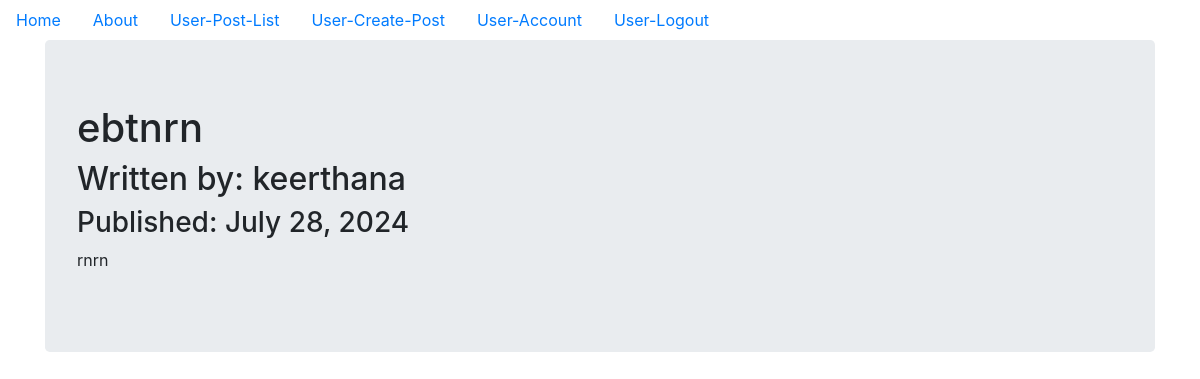
/user_read_post/3 (signed in), run on the app's committed database.
### models.py (models this page shows, shortened)
class UserBlogPost(db.Model):
    __tablename__ = 'userblogpost_table'
    id = db.Column(db.Integer, primary_key=True)
    date = db.Column(db.DateTime, nullable=False, default=datetime.utcnow)
    title = db.Column(db.String(140), nullable=False)
    text = db.Column(db.Text, nullable=False)
    user_id = db.Column(db.Integer, db.ForeignKey('user_table.id'), nullable=False)

class User(db.Model, UserMixin):
    __tablename__ = 'user_table'
    id = db.Column(db.Integer, primary_key = True)
    profile_image = db.Column(db.String(20), nullable=False, default='user_default_profile.jpg')
    email = db.Column(db.String(64), unique=True, index=True)
    username = db.Column(db.String(64), unique=True, index=True)
    password_hash = db.Column(db.String(128))
    posts = db.relationship('UserBlogPost', backref='user_author', lazy=True)
    admin_id = db.Column(db.Integer,db.ForeignKey('admin_table.id'), nullable=False)

### user_site/user_blog_post/views.py (the view)
@user_blog_post_bp.route('/user_read_post/<int:blog_post_id>')
@login_required
@reauth_required('admin')
def user_read_post(blog_post_id):
    blog_post = UserBlogPost.query.get_or_404(blog_post_id)
    return render_template('user_read_post.html',title=blog_post.title,
                            date=blog_post.date,post=blog_post)

### models.py (called while the page is built)
@login_manager.user_loader
def load_user(user_id):
    user = User.query.get(user_id)
    if user:
        return user
    admin = Admin.query.get(user_id)
    if admin:
        return admin
    return None

### reauthentication.py (called while the page is built)
def reauth_required(role):
    def decorator(f):
        @wraps(f)
        def decorated_function(*args, **kwargs):
            if not session.get('reauthenticated'):
                flash('Please re-authenticate to access this page.', 'warning')
                if role == 'user' and current_user.id != 0:
                    return redirect(url_for('admin_authentication_bp.admin_login', next=request.url))
                elif role == 'admin' and current_user.id == 0:
                    return redirect(url_for('user_authentication_bp.user_login', next=request.url))
            return f(*args, **kwargs)
        return decorated_function
    return decorator

### user_site/templates/user_read_post.html (shortened to what this page needs)
{% extends "base.html" %}
{% block content %}
<div class="jumbotron">
  <h1>{{ post.title }}</h1>
  <h2>Written by: {{post.user_author.username}}</h2>
  <h3>Published: {{ post.date.strftime('%B %d, %Y') }}</h3>
  <p>{{post.text}}</p>
</div>
{% endblock content %}

### data on the page
UserBlogPost: title "ebtnrn", date "July 28, 2024", text "rnrn"
User: user_author.username "keerthana"
